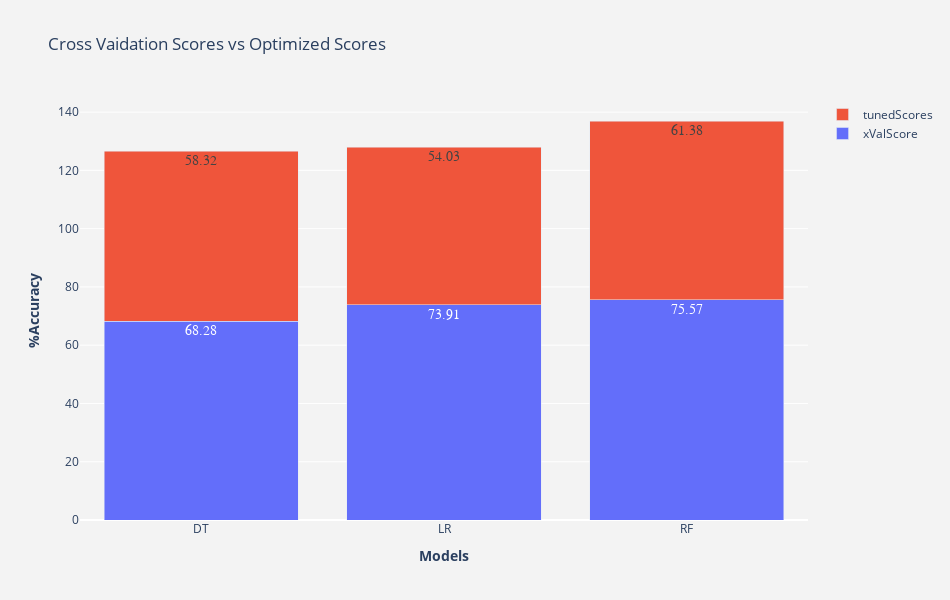

The cell this chart's notebook holds for it:
### Markdown cell above
## Model Selection

### Code cell
"""Create a function that compares cross validation scores with tunned scores for different models by
plotting them."""
def compareModelsAccuracy():
    """Returns a stack bar chart of tuned and x validation scores of models."""
    
    # Sort by index and converting to series object to plot.
    xValScore = xValScoresSorted[~xValScoresSorted.index.isin(["XGBC","GNB"])].sort_index().T.squeeze()
    tunedScore = bestScoreAndHyperparametersSorted.iloc[:,0].sort_index().T.squeeze()
    
    # Create two subplots of stack bar chart
    fig=make_subplots(
        rows=1, 
        cols=1,
        vertical_spacing=0.3,
        print_grid=False) # This suppresses "This is the format of your plot grid:" text from popping out.

    # Add trace for stack bar
    fig.add_trace(go.Bar(x=xValScore.index,
                             y=xValScore,
                             text=xValScore,
                             hoverinfo="x+y",
                             textposition="auto",
                             name="xValScore",
                             textfont=dict(family="sans serif",size=14),
                             ),
                     row=1,
                     col=1
                     )

    # Add another trace for stack bar
    fig.add_trace(go.Bar(x=tunedScore.index,
                             y=tunedScore,
                             text=tunedScore,
                             hoverinfo="x+y",
                             textposition="auto",
                             name="tunedScores",
                             textfont=dict(family="sans serif",size=14),
                             ),
                     row=1,
                     col=1
                     )
        
    # Update the layout. Add title, dimension, and background color
    fig.layout.update(
        height=600, 
        width=950,
        hovermode="closest",
        barmode = "stack",
        title_text = "Cross Vaidation Scores vs Optimized Scores",
        paper_bgcolor="rgb(243, 243, 243)",
        plot_bgcolor="rgb(243, 243, 243)"
        )

    # Set y-axis titles in bold
    fig.layout.yaxis1.update(title="<b>%Accuracy</b>")
    
    # Set x-axis title in bold
    fig.layout.xaxis1.update(title="<b>Models</b>")
    return fig.show()

"""Call the function to plot the scores."""
compareModelsAccuracy()

### Figure 1 — Plotly figure (JSON) as saved in the notebook; plotly's stock layout.template omitted (floating-point values rounded to 4 significant figures)
{"data": [{"hoverinfo": "x+y", "name": "xValScore", "text": [68.28, 73.91, 75.57], "textfont": {"family": "sans serif", "size": 14}, "textposition": "auto", "type": "bar", "x": ["DT", "LR", "RF"], "xaxis": "x", "y": [68.28, 73.91, 75.57], "yaxis": "y"}, {"hoverinfo": "x+y", "name": "tunedScores", "text": [58.32, 54.03, 61.38], "textfont": {"family": "sans serif", "size": 14}, "textposition": "auto", "type": "bar", "x": ["DT", "LR", "RF"], "xaxis": "x", "y": [58.32, 54.03, 61.38], "yaxis": "y"}], "layout": {"barmode": "stack", "height": 600, "hovermode": "closest", "paper_bgcolor": "rgb(243, 243, 243)", "plot_bgcolor": "rgb(243, 243, 243)", "title": {"text": "Cross Vaidation Scores vs Optimized Scores"}, "width": 950, "xaxis": {"anchor": "y", "domain": [0, 1], "title": {"text": "<b>Models</b>"}}, "yaxis": {"anchor": "x", "domain": [0, 1], "title": {"text": "<b>%Accuracy</b>"}}}}
